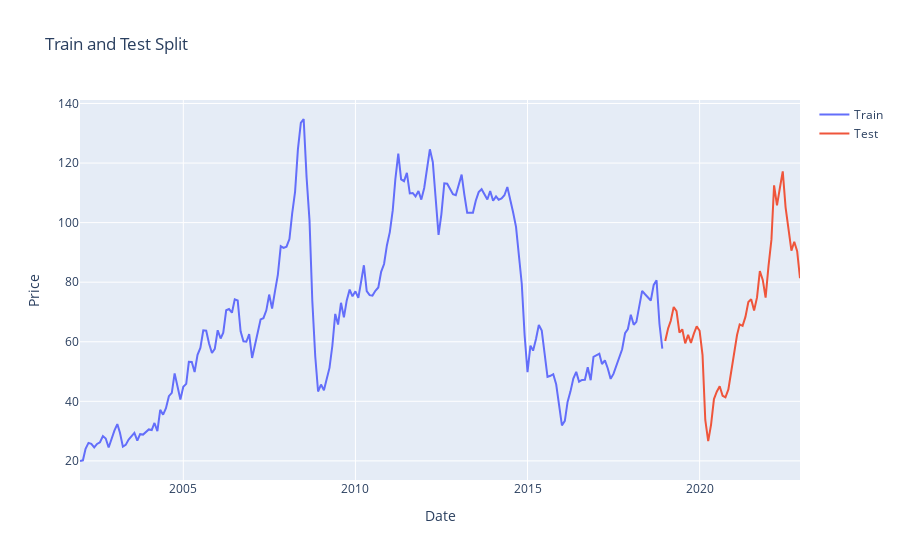

The notebook cell this image was saved under:
### Markdown cell above
5. **Plotting Train and Test Splits**: The training and testing data are plotted to visualize the split.

### Code cell
#%%

# Plot train and test splits
fig = go.Figure()
fig.add_trace(go.Scatter(x=train.index, y=train['Price'], mode='lines', name='Train'))
fig.add_trace(go.Scatter(x=test.index, y=test['Price'], mode='lines', name='Test'))
fig.update_layout(title='Train and Test Split', xaxis_title='Date', yaxis_title='Price')
fig.show()

### Figure 1 — Plotly figure (JSON) as saved in the notebook; plotly's stock layout.template omitted (floating-point values rounded to 4 significant figures; data arrays with more than 128 entries replaced by an {"elided": "..."} marker saying what was removed)
{"data": [{"mode": "lines", "name": "Train", "type": "scatter", "x": {"elided": "204 str values"}, "y": {"elided": "204 float values"}}, {"mode": "lines", "name": "Test", "type": "scatter", "x": ["2019-01-01T00:00:00", "2019-02-01T00:00:00", "2019-03-01T00:00:00", "2019-04-01T00:00:00", "2019-05-01T00:00:00", "2019-06-01T00:00:00", "2019-07-01T00:00:00", "2019-08-01T00:00:00", "2019-09-01T00:00:00", "2019-10-01T00:00:00", "2019-11-01T00:00:00", "2019-12-01T00:00:00", "2020-01-01T00:00:00", "2020-02-01T00:00:00", "2020-03-01T00:00:00", "2020-04-01T00:00:00", "2020-05-01T00:00:00", "2020-06-01T00:00:00", "2020-07-01T00:00:00", "2020-08-01T00:00:00", "2020-09-01T00:00:00", "2020-10-01T00:00:00", "2020-11-01T00:00:00", "2020-12-01T00:00:00", "2021-01-01T00:00:00", "2021-02-01T00:00:00", "2021-03-01T00:00:00", "2021-04-01T00:00:00", "2021-05-01T00:00:00", "2021-06-01T00:00:00", "2021-07-01T00:00:00", "2021-08-01T00:00:00", "2021-09-01T00:00:00", "2021-10-01T00:00:00", "2021-11-01T00:00:00", "2021-12-01T00:00:00", "2022-01-01T00:00:00", "2022-02-01T00:00:00", "2022-03-01T00:00:00", "2022-04-01T00:00:00", "2022-05-01T00:00:00", "2022-06-01T00:00:00", "2022-07-01T00:00:00", "2022-08-01T00:00:00", "2022-09-01T00:00:00", "2022-10-01T00:00:00", "2022-11-01T00:00:00", "2022-12-01T00:00:00"], "y": [60.23, 64.5, 67.05, 71.66, 70.3, 63.05, 64.19, 59.47, 62.29, 59.63, 62.71, 65.17, 63.67, 55.53, 33.73, 26.63, 32.11, 40.77, 43.24, 45.04, 41.87, 41.36, 43.98, 50.23, 55.33, 62.27, 65.84, 65.33, 68.34, 73.35, 74.29, 70.51, 74.88, 83.75, 80.75, 74.8, 85.48, 94.28, 112.5, 105.8, 111.5, 117.2, 105.1, 97.74, 90.57, 93.6, 90.38, 81.34]}], "layout": {"title": {"text": "Train and Test Split"}, "xaxis": {"title": {"text": "Date"}}, "yaxis": {"title": {"text": "Price"}}}}
